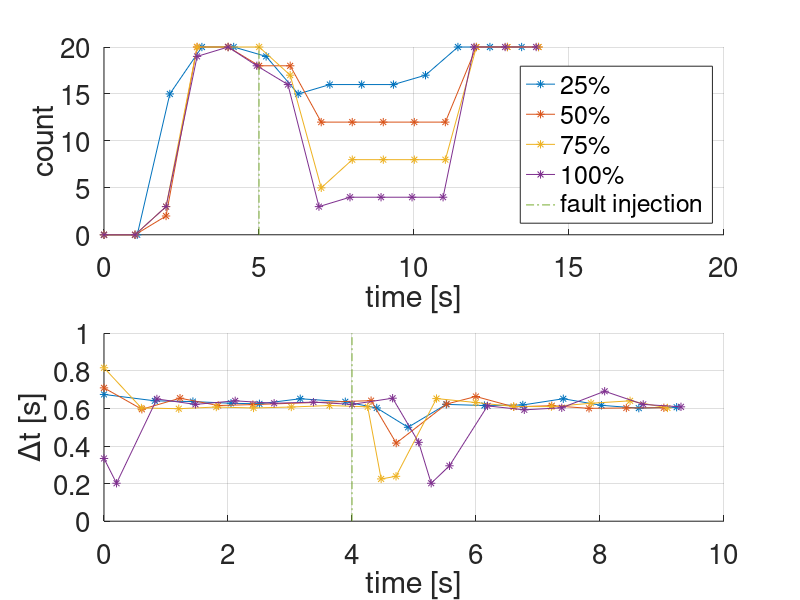
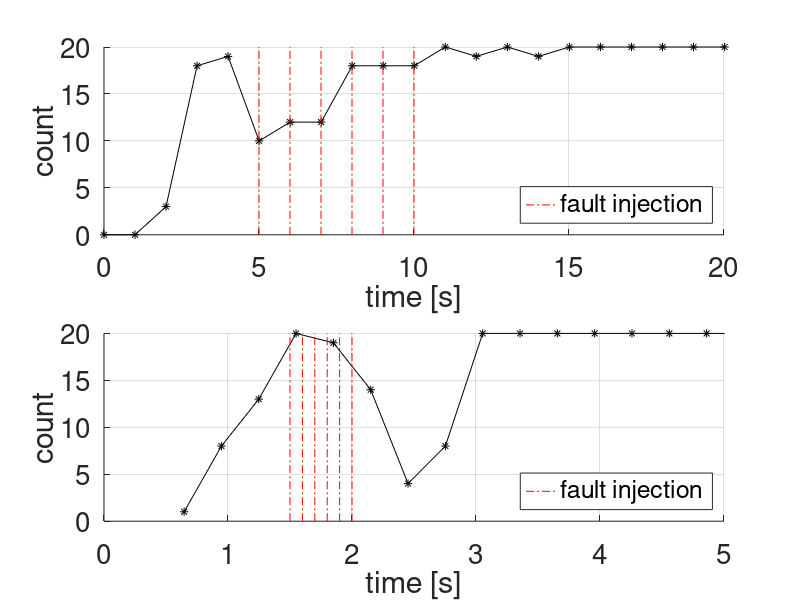
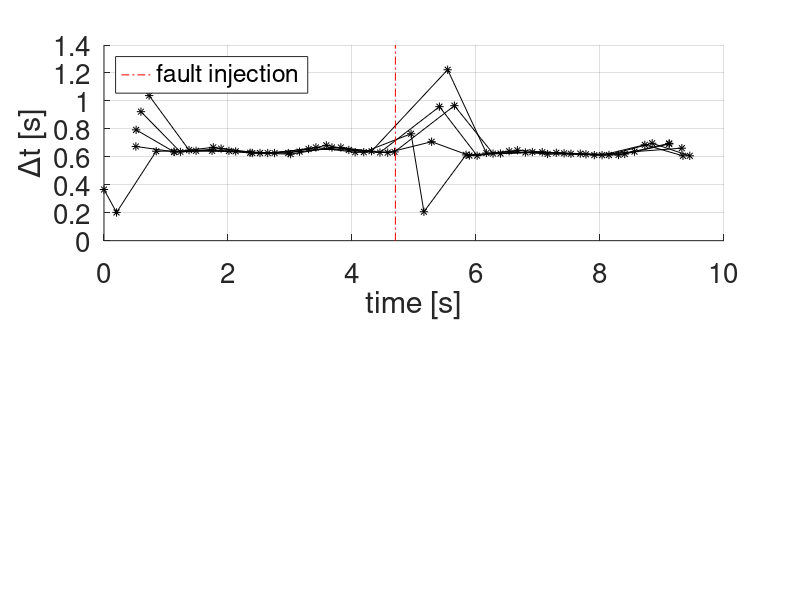

The MATLAB source for these figures, in order: (Note: this script raises an error after producing the figures.)
clear all;
close all;
clc;

function ret = t(timestamps)
    ret = (timestamps - timestamps(1)) / 1000;
end

function hera_measure()
    figure();

    fault25 = csvread("hera_measure_4_1.csv");
    fault50 = csvread("hera_measure_4_2.csv");
    fault75 = csvread("hera_measure_4_3.csv");
    fault100 = csvread("hera_measure_4_4.csv");

    subplot(2,1,1);
    hold on;
    grid on;
    set(gca(), "fontsize", 20);

    plot(t(fault25(:,4)), fault25(:,3), '-*');
    plot(t(fault50(:,2)), fault50(:,3), '-*');
    plot(t(fault75(:,2)), fault75(:,3), '-*');
    plot(t(fault100(:,2)), fault100(:,3), '-*');
    plot([5 5], [0 20], '-.');

    legend("25%", "50%", "75%", "100%", "fault injection",
        "location", "southeast");
    xlabel("time [s]");
    ylabel("count");

    fault25 = csvread("hera_sync_measure_1.csv");
    fault50 = csvread("hera_sync_measure_2.csv");
    fault75 = csvread("hera_sync_measure_3.csv");
    fault100 = csvread("hera_sync_measure_4.csv");

    subplot(2,1,2);
    hold on;
    grid on;
    set(gca(), "fontsize", 20);

    plot(t(fault25(:,2)), fault25(:,3)/1000, '-*');
    plot(t(fault50(:,2)), fault50(:,3)/1000, '-*');
    plot(t(fault75(:,2)), fault75(:,3)/1000, '-*');
    plot(t(fault100(:,2)), fault100(:,3)/1000, '-*');
    plot([4 4], [0 1], '-.');

    xlabel("time [s]");
    ylabel('{\Delta}t [s]');
end

function hera_com_data()
    data = csvread("hera_data_4_6.csv");
    com = csvread("hera_com_4_6.csv");
    figure();

    subplot(2, 1, 1);
    hold on;
    grid on;
    set(gca(), "fontsize", 20);
    axis([0 20 0 20]);
    xlabel("time [s]");
    ylabel("count");
    plot(t(data(:,2)), data(:,3), '-*', "color", "black");
    for i = 1:6
        x = 4+i;
        p = plot([x x], [0 20], '-.', "color", "red");
    end
    legend(p, "fault injection", "location", "southeast");

    Colors = jet(3);
    subplot(2, 1, 2);
    hold on;
    grid on;
    set(gca(), "fontsize", 20);
    axis([0 5 0 20]);
    xlabel("time [s]");
    ylabel("count");
    plot(com(:,4)/1000, com(:,3), '-*', "color", "black");
    for i = 1:6
        x = 1.4+i*0.1;
        p = plot([x x], [0 20], '-.', "color", "red");
    end
    legend(p, "fault injection", "location", "southeast");
end

function hera_sync_sub()
    figure();

    sync1 = csvread("hera_sync_1.csv");
    sync2 = csvread("hera_sync_2.csv");
    sync3 = csvread("hera_sync_3.csv");
    sync4 = csvread("hera_sync_4.csv");
    sync5 = csvread("hera_sync_5.csv");

    tof = min([sync1(1,2) sync2(1,2) sync3(1,2) sync4(1,2) sync5(1,2)]);
    t = @(x) (x-tof)/1000;

    subplot(2, 1, 1);
    hold on;
    grid on;
    set(gca(), "fontsize", 20);
    xlabel("time [s]");
    ylabel('{\Delta}t [s]');
    plot(t(sync1(:,2)), sync1(:,3)/1000, '-*', "color", "black");
    plot(t(sync2(:,2)), sync2(:,3)/1000, '-*', "color", "black");
    plot(t(sync3(:,2)), sync3(:,3)/1000, '-*', "color", "black");
    plot(t(sync4(:,2)), sync4(:,3)/1000, '-*', "color", "black");
    plot(t(sync5(:,2)), sync5(:,3)/1000, '-*', "color", "black");
    p = plot([4.7 4.7], [0 1.4], '-.', "color", "red");
    legend(p, "fault injection", "location", "northwest");


    sub1 = csvread("hera_sub_1.csv");
    sub2 = csvread("hera_sub_2.csv");
    sub3 = csvread("hera_sub_3.csv");
    sub4 = csvread("hera_sub_4.csv");
    sub5 = csvread("hera_sub_5.csv");

    tof = min([sub1(1,2) sub2(1,2) sub3(1,2) sub4(1,2) sub5(1,2)]);
    t = @(x) (x-tof)/1000;

    subplot(2, 1, 2);
    hold on;
    grid on;
    set(gca(), "fontsize", 20);
    xlabel("time [s]");
    ylabel('{\Delta}t [s]');
    plot(t(sub1(:,2)), sub1(:,3)/1000, '-*', "color", "black");
    plot(t(sub2(:,2)), sub2(:,3)/1000, '-*', "color", "black");
    plot(t(sub3(:,2)), sub3(:,3)/1000, '-*', "color", "black");
    plot(t(sub4(:,2)), sub4(:,3)/1000, '-*', "color", "black");
    plot(t(sub5(:,2)), sub5(:,3)/1000, '-*', "color", "black");
    p = plot([4.7 4.7], [0 3], '-.', "color", "red");
    legend(p, "fault injection", "location", "northwest");
end

function hera_synchronization()
    s1 = csvread("hera_synchronization_2_not_app.csv");
    s2 = csvread("hera_synchronization_1_app.csv");

    figure();
    hold on;
    grid on;
    set(gca(), "fontsize", 20);
    axis([0 120 0 14]);

    tv = t(s1(:,2));
    plot(tv, s1(:,3)/1000, '-*');
    plot(tv(end)+t(s2(:,2)), s2(:,3)/1000, '-*');

    xlabel("time [s]");
    ylabel('{\Delta}t [s]');
    legend("2 power-off, 0 failover", "1 power-off, 1 failover",
        "location", "northwest");

end

hera_measure();
hera_com_data();
hera_sync_sub();
hera_synchronization();
